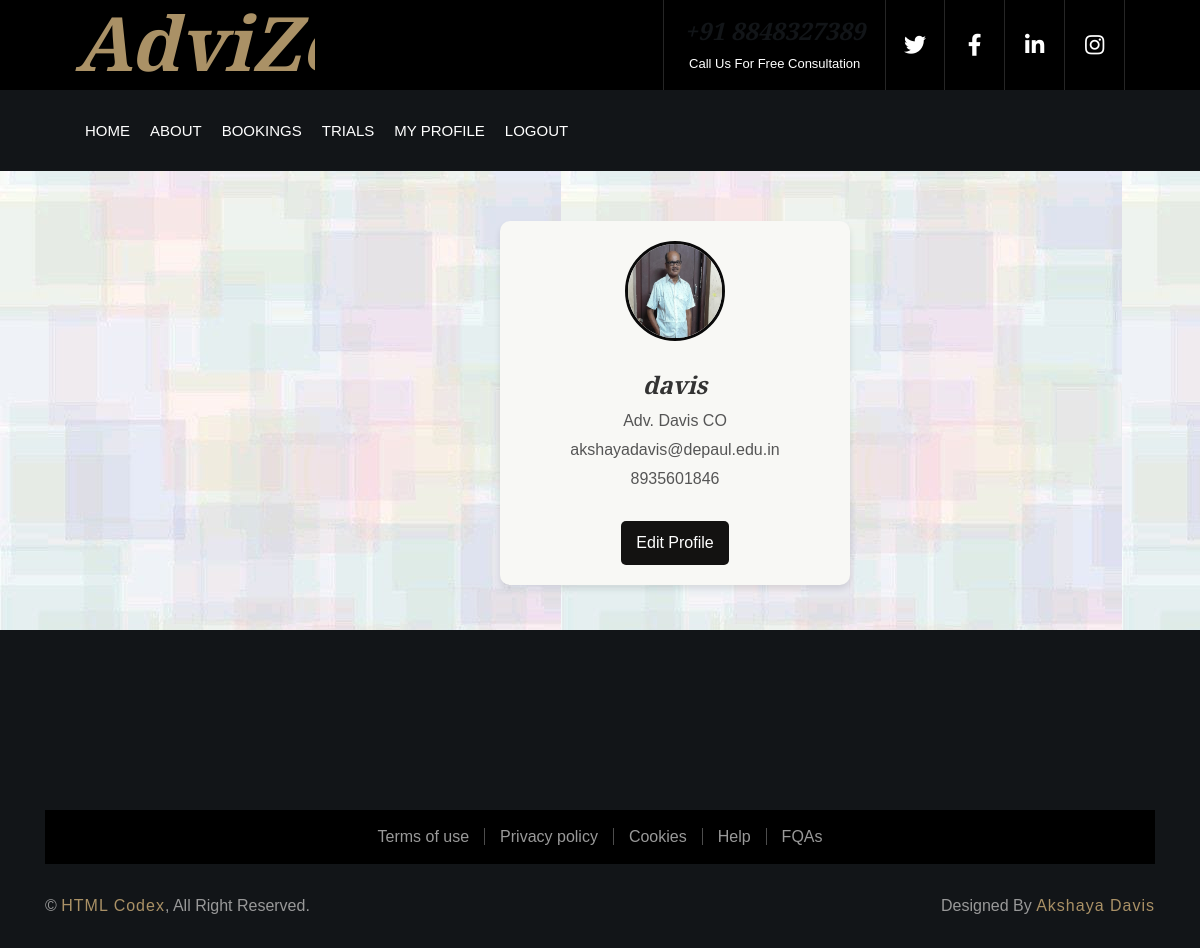
/profile (signed in), run on the app's committed database.
### userapp/models.py (models this page shows)
class Register(AbstractUser):
    usertype = models.CharField(max_length=50, default="admin")
    phone = models.CharField(max_length=15, null=True)  # Changed to CharField
    image = models.ImageField(upload_to='uploads/', null=True)
    barcouncil_number = models.CharField(max_length=15, null=True)
    specialization = models.CharField(max_length=50, null=True)
    address = models.CharField(max_length=100, null=True)
    bio = models.TextField(max_length=1000, null=True)
    qualification = models.CharField(max_length=50, null=True)
    experience = models.CharField(max_length=10, null=True)
    consultation_mode = models.CharField(max_length=50, null=True)
    court_jurisdiction = models.CharField(max_length=50, null=True)
    court_type = models.CharField(max_length=50, null=True)
    place = models.CharField(max_length=50, null=True)
    is_approved = models.BooleanField(default=True)

### userapp/views.py (the view)
# urls.py: path('profile',views.profile,name="profile"),
def profile(request):
    user=request.user
    user=Register.objects.get(id=user.id)
    return render(request, 'profile.html',{'user':user})

### userapp/templates/profile.html (shortened to what this page needs)
{% load static %}
{% include 'header.html' %}
<link rel="stylesheet" href="{% static 'css/profile.css' %}">
<body>
    <div class="profile-card">
        {% if user.image %}
        <img src="{{ user.image.url }}" alt="User Profile Picture">
        {% else %}
        <img src="{% static 'img/img1.jpeg' %}" alt="User Profile Picture">
        {% endif %}
        <h2>{{ user.username }}</h2>
        <p>{{ user.first_name }}</p>
        <p>{{ user.email }}</p>
        <p>{{ user.phone }}</p>
        <a href="/edit_profile" class="edit-button">Edit Profile</a>
    </div>
</body>
</html>
{% include 'footer1.html' %}

### userapp/static/css/style.css (style rules this page uses)
body { color: #666666; background: #ffffff; font-family: 'Roboto', sans-serif; font-weight: 400; }
h1, h2, h3, h4, h5, h6 { font-family: 'EB Garamond', serif; font-weight: 600; font-style: italic; color: #121518; }
a { color: #454545; transition: .3s; }

### userapp/static/css/profile.css (style rules this page uses)
body { font-family: Arial, sans-serif; background-color: #f9f9f9; margin: 0; padding: 0; display: center; justify-content: center; align-items: center; height: 100vh; }
.profile-card { background: #f8f8f5; box-shadow: 0 4px 6px rgba(8, 8, 8, 0.1); border-radius: 10px; width: 350px; padding: 20px; text-align: center; margin-left: 500px; margin-top: 50px; }
.profile-card img { width: 100px; height: 100px; border-radius: 50%; margin-bottom: 20px; border: 3px solid #0a0a0a; }
.profile-card h2 { margin: 10px 0; font-size: 24px; color: #333; }
.profile-card p { margin: 5px 0; color: #555; }
.edit-button { display: inline-block; margin-top: 15px; padding: 10px 15px; font-size: 16px; color: #fff; background-color: #131211; border: none; border-radius: 5px; text-decoration: none; transition: background-color 0.3s ease; }

### data on the page
Register: image (picture), username "davis", first_name "Adv. Davis CO", email "akshayadavis@depaul.edu.in", phone "8935601846"
